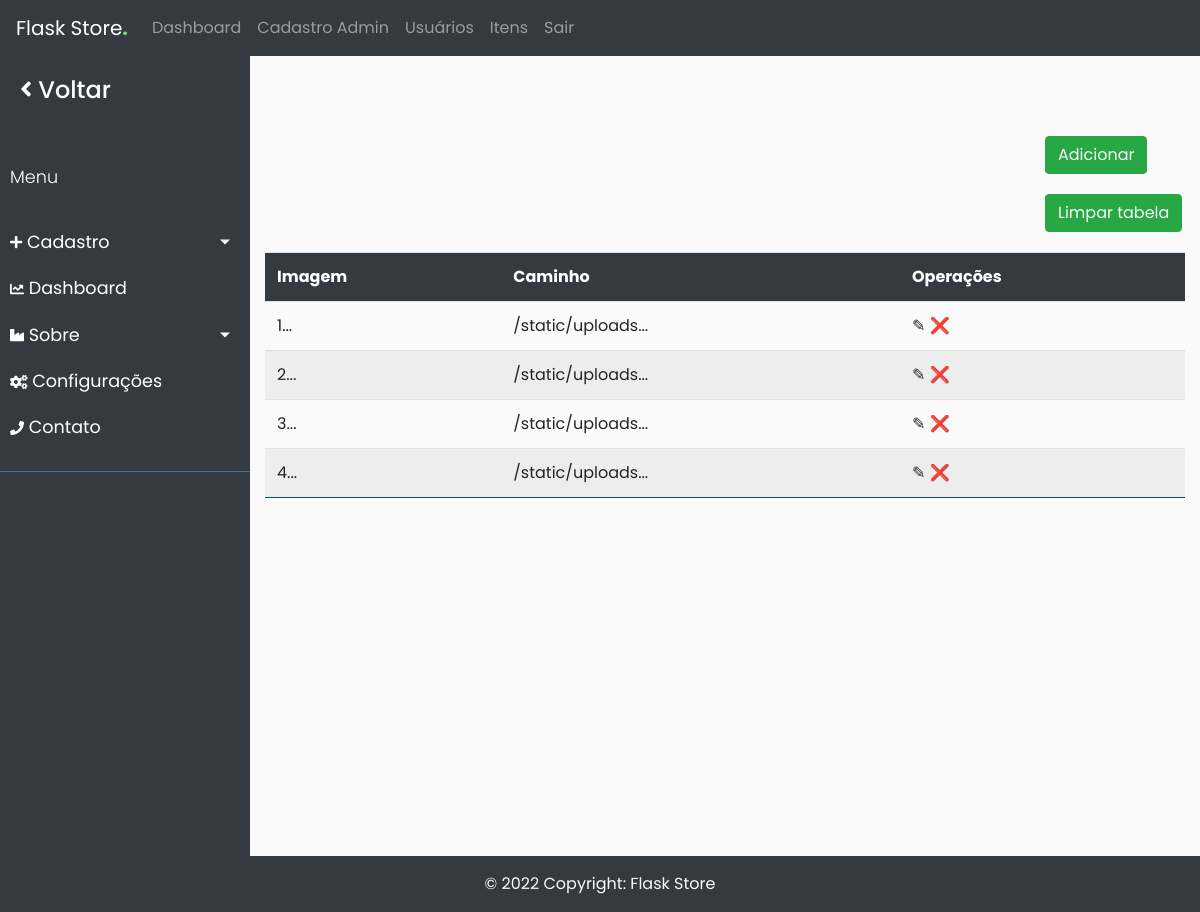
Before: /admin/banners (signed in) with the older database file.
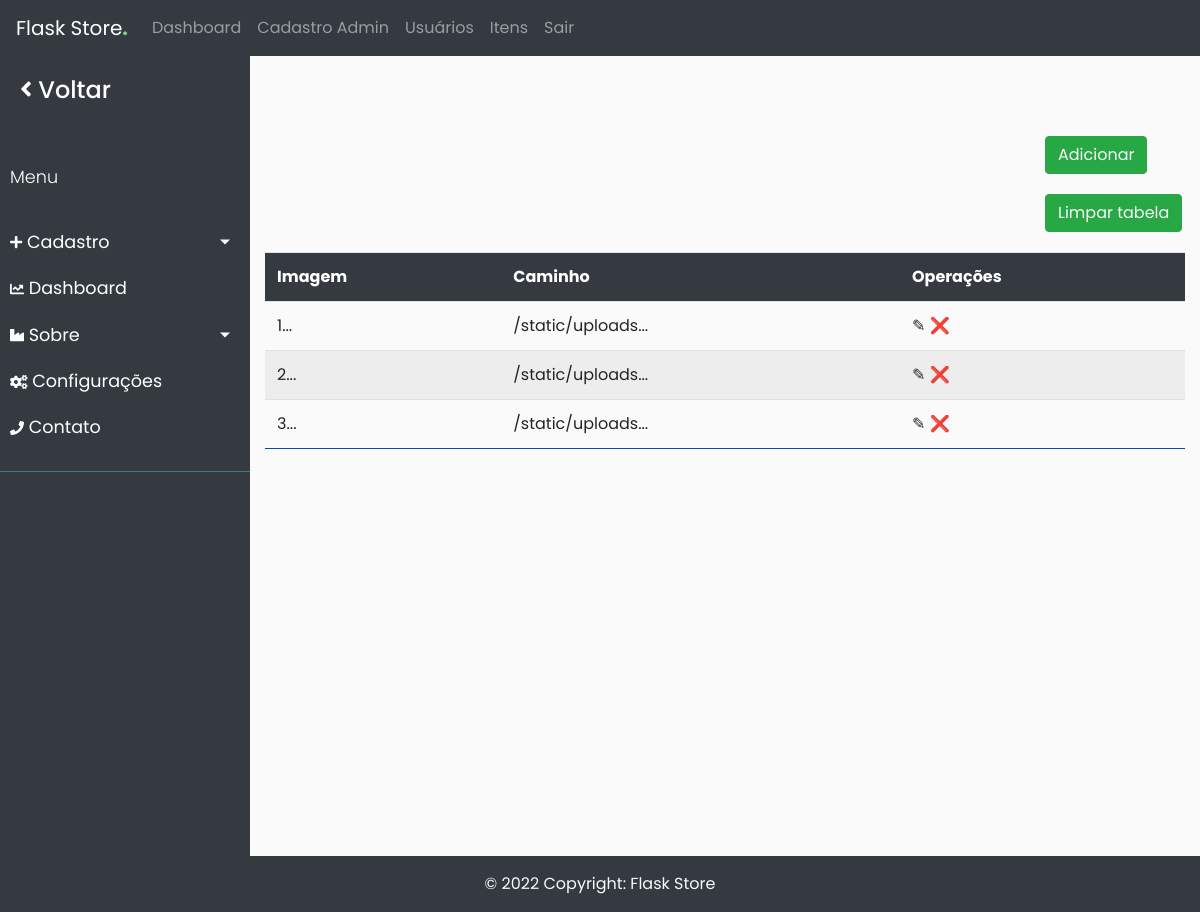
After: the same page with the newer database file.
### app/db_models.py (models this page shows)
class Banner(db.Model):
	__tablename__ = "banners"
	id = db.Column(db.Integer, primary_key=True)
	image = db.Column(db.String(250), nullable=False)

### app/funcs.py (the view)
	def wrapper(*args, **kwargs):
		if current_user.is_authenticated and current_user.admin == 1:
			return func(*args, **kwargs)
		else:
			return "You are not Authorized to access this URL."

### app/__init__.py (called while the page is built)
@app.context_processor
def inject_now():
	return {'now': datetime.utcnow()}

@login_manager.user_loader
def load_user(user_id):
	return User.query.get(user_id)

### app/admin/routes.py (called while the page is built)
@admin.route('/banners')
@admin_only
def banners():
    banners = Banner.query.all()
    return render_template("admin/banners.html", banners=banners)

### app/funcs.py (called while the page is built)
def admin_only(func):
	def wrapper(*args, **kwargs):
		if current_user.is_authenticated and current_user.admin == 1:
			return func(*args, **kwargs)
		else:
			return "You are not Authorized to access this URL."
	wrapper.__name__ = func.__name__
	return wrapper

### app/admin/templates/admin/banners.html (shortened to what this page needs)
{% extends "admin/base.html" %}
{% block content %}
    {% if not banners %}
		<div class="add-new btn-success btn">
			<a href="{{ url_for('admin.addbanner') }}" class="text-light">Adicionar</a>
		</div>
		<div class="flash-error">Não há banners cadastrados.</div>
	{% else %}
    <div class="add-new btn-success btn">
        <a href="{{ url_for('admin.addbanner') }}" class="text-light">Adicionar</a>
    </div>
	<div class="add-new btn-success btn">
        <a href="{{ url_for('admin.cleartable', type='banner') }}" class="text-light">Limpar tabela</a>
    </div>
	<div class="table-responsive">
    <table class="table table-striped">
        <tr>
            <th>Imagem</th>
			<th>Caminho</th>
            <th>Operações</th>
        </tr>
    {% for banner in banners %}
        <tr>
			<td>{{ banner.id }}...</td>
			<td>{{ banner.image[:15] }}...</td>
			<td>
                <a href="{{ url_for('admin.edit', type='banner', id=banner.id) }}">&#9998;</a>
				<a href="{{ url_for('admin.delete', type='banner', id=banner.id) }}">&#10060;</a>
			</td>
        </tr>
    {% endfor %}
    </table>
	</div>
	{% endif %}
{% endblock %}

Changed rows visible on the page:
removed Banner: id "4", image "/static/uploads"
